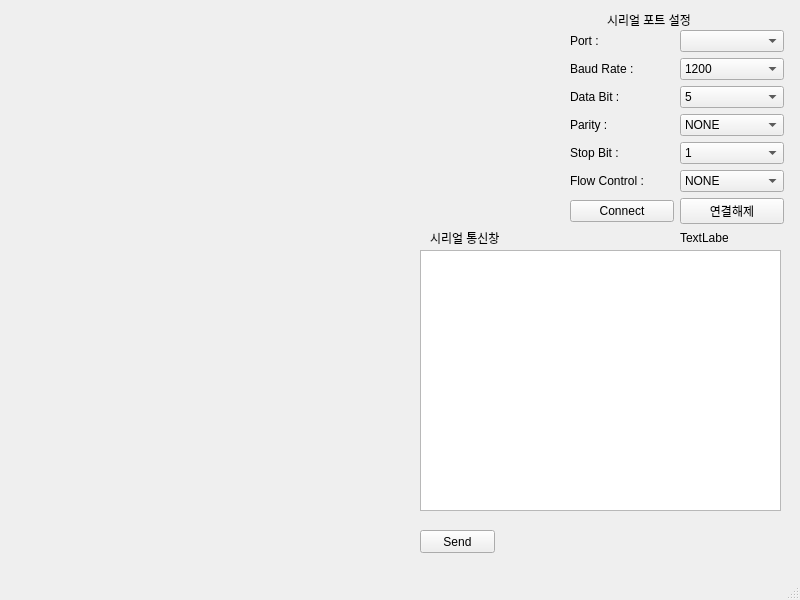
<?xml version="1.0" encoding="UTF-8"?>
<ui version="4.0">
 <class>MainWindow</class>
 <widget class="QMainWindow" name="MainWindow">
  <property name="geometry">
   <rect>
    <x>0</x>
    <y>0</y>
    <width>800</width>
    <height>600</height>
   </rect>
  </property>
  <property name="windowTitle">
   <string>MainWindow</string>
  </property>
  <widget class="QWidget" name="centralwidget">
   <widget class="QTextBrowser" name="textBrowser">
    <property name="geometry">
     <rect>
      <x>420</x>
      <y>250</y>
      <width>361</width>
      <height>261</height>
     </rect>
    </property>
   </widget>
   <widget class="QLabel" name="label_7">
    <property name="geometry">
     <rect>
      <x>607</x>
      <y>10</y>
      <width>91</width>
      <height>20</height>
     </rect>
    </property>
    <property name="text">
     <string>시리얼 포트 설정</string>
    </property>
   </widget>
   <widget class="QLabel" name="label_8">
    <property name="geometry">
     <rect>
      <x>430</x>
      <y>230</y>
      <width>81</width>
      <height>16</height>
     </rect>
    </property>
    <property name="text">
     <string>시리얼 통신창</string>
    </property>
   </widget>
   <widget class="QLabel" name="label_9">
    <property name="geometry">
     <rect>
      <x>680</x>
      <y>230</y>
      <width>48</width>
      <height>16</height>
     </rect>
    </property>
    <property name="text">
     <string>TextLabel</string>
    </property>
   </widget>
   <widget class="QWidget" name="layoutWidget">
    <property name="geometry">
     <rect>
      <x>570</x>
      <y>30</y>
      <width>214</width>
      <height>194</height>
     </rect>
    </property>
    <layout class="QGridLayout" name="gridLayout">
     <item row="0" column="0">
      <widget class="QLabel" name="label">
       <property name="text">
        <string>Port :</string>
       </property>
      </widget>
     </item>
     <item row="0" column="1">
      <widget class="QComboBox" name="comboBox_Port"/>
     </item>
     <item row="1" column="0">
      <widget class="QLabel" name="label_2">
       <property name="text">
        <string>Baud Rate :</string>
       </property>
      </widget>
     </item>
     <item row="1" column="1">
      <widget class="QComboBox" name="comboBox_Baud">
       <item>
        <property name="text">
         <string>1200</string>
        </property>
       </item>
       <item>
        <property name="text">
         <string>2400</string>
        </property>
       </item>
       <item>
        <property name="text">
         <string>4800</string>
        </property>
       </item>
       <item>
        <property name="text">
         <string>9600</string>
        </property>
       </item>
       <item>
        <property name="text">
         <string>19200</string>
        </property>
       </item>
       <item>
        <property name="text">
         <string>38400</string>
        </property>
       </item>
       <item>
        <property name="text">
         <string>57600</string>
        </property>
       </item>
       <item>
        <property name="text">
         <string>115200</string>
        </property>
       </item>
      </widget>
     </item>
     <item row="2" column="0">
      <widget class="QLabel" name="label_3">
       <property name="text">
        <string>Data Bit :</string>
       </property>
      </widget>
     </item>
     <item row="2" column="1">
      <widget class="QComboBox" name="comboBox_Data">
       <item>
        <property name="text">
         <string>5</string>
        </property>
       </item>
       <item>
        <property name="text">
         <string>6</string>
        </property>
       </item>
       <item>
        <property name="text">
         <string>7</string>
        </property>
       </item>
       <item>
        <property name="text">
         <string>8</string>
        </property>
       </item>
      </widget>
     </item>
     <item row="3" column="0">
      <widget class="QLabel" name="label_4">
       <property name="text">
        <string>Parity :</string>
       </property>
      </widget>
     </item>
     <item row="3" column="1">
      <widget class="QComboBox" name="comboBox_Parity">
       <item>
        <property name="text">
         <string>NONE</string>
        </property>
       </item>
       <item>
        <property name="text">
         <string>EVEN</string>
        </property>
       </item>
       <item>
        <property name="text">
         <string>ODD</string>
        </property>
       </item>
       <item>
        <property name="text">
         <string>MARK</string>
        </property>
       </item>
       <item>
        <property name="text">
         <string>SPACE</string>
        </property>
       </item>
      </widget>
     </item>
     <item row="4" column="0">
      <widget class="QLabel" name="label_5">
       <property name="text">
        <string>Stop Bit :</string>
       </property>
      </widget>
     </item>
     <item row="4" column="1">
      <widget class="QComboBox" name="comboBox_Stop">
       <item>
        <property name="text">
         <string>1</string>
        </property>
       </item>
       <item>
        <property name="text">
         <string>1.5</string>
        </property>
       </item>
       <item>
        <property name="text">
         <string>2</string>
        </property>
       </item>
      </widget>
     </item>
     <item row="5" column="0">
      <widget class="QLabel" name="label_6">
       <property name="text">
        <string>Flow Control :</string>
       </property>
      </widget>
     </item>
     <item row="5" column="1">
      <widget class="QComboBox" name="comboBox_Flow">
       <item>
        <property name="text">
         <string>NONE</string>
        </property>
       </item>
       <item>
        <property name="text">
         <string>xonxoff</string>
        </property>
       </item>
       <item>
        <property name="text">
         <string>rtscts</string>
        </property>
       </item>
       <item>
        <property name="text">
         <string>dsrdtr</string>
        </property>
       </item>
      </widget>
     </item>
     <item row="6" column="0">
      <widget class="QPushButton" name="pushButton_Connect">
       <property name="text">
        <string>Connect</string>
       </property>
      </widget>
     </item>
     <item row="6" column="1">
      <widget class="QPushButton" name="pushButton_2">
       <property name="text">
        <string>연결해제</string>
       </property>
      </widget>
     </item>
    </layout>
   </widget>
   <widget class="QPushButton" name="pushButton_Send">
    <property name="geometry">
     <rect>
      <x>420</x>
      <y>530</y>
      <width>75</width>
      <height>23</height>
     </rect>
    </property>
    <property name="text">
     <string>Send</string>
    </property>
   </widget>
  </widget>
  <widget class="QMenuBar" name="menubar">
   <property name="geometry">
    <rect>
     <x>0</x>
     <y>0</y>
     <width>800</width>
     <height>21</height>
    </rect>
   </property>
  </widget>
  <widget class="QStatusBar" name="statusbar"/>
 </widget>
 <resources/>
 <connections/>
</ui>
